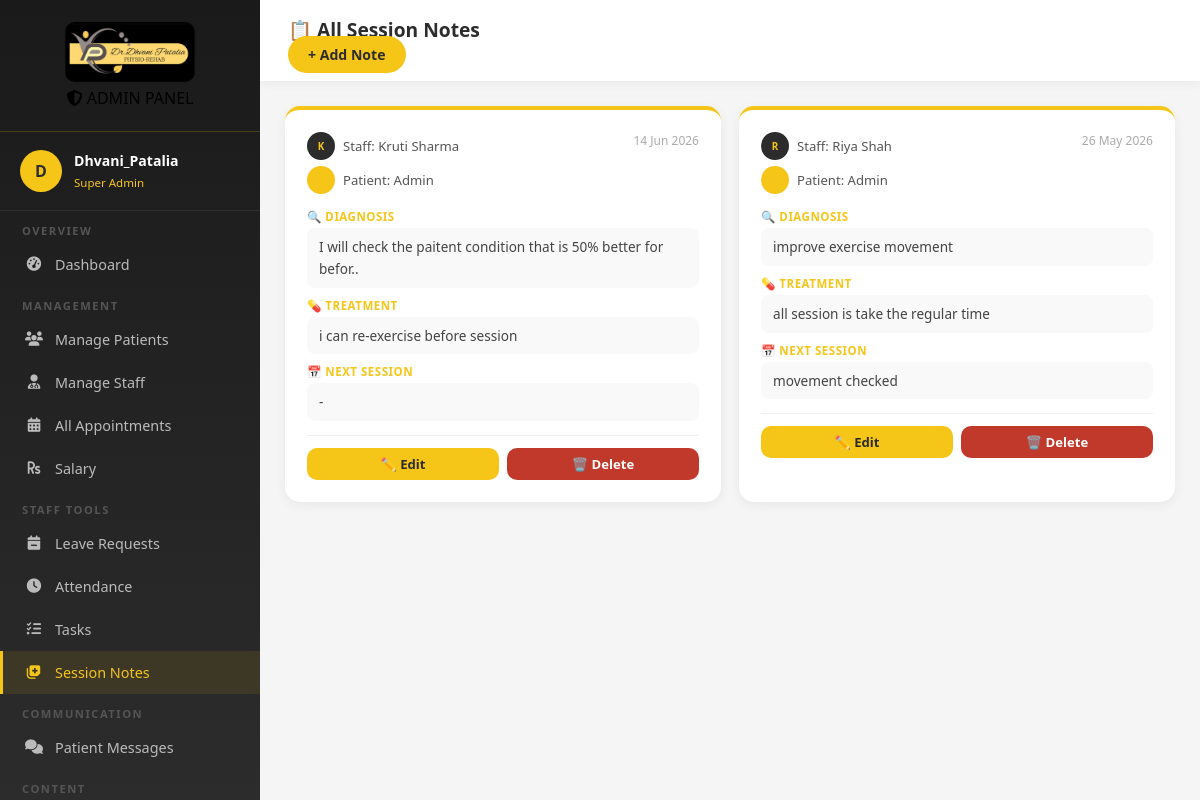
Screenshot of /admin-session-notes/ (signed in) with the database file from the repository.
### core/models.py (models this page shows, shortened)
class SessionNote(models.Model):
    staff = models.ForeignKey(
        User, on_delete=models.CASCADE, related_name="session_notes"
    )
    patient = models.ForeignKey(
        User, on_delete=models.CASCADE, related_name="patient_notes"
    )
    appointment = models.ForeignKey(
        Appointment, on_delete=models.SET_NULL, null=True, blank=True
    )
    date = models.DateField(default=timezone.now)
    diagnosis = models.TextField()
    treatment = models.TextField()
    next_session = models.TextField(blank=True)
    created_at = models.DateTimeField(auto_now_add=True)
    class Meta:
        ordering = ["-created_at"]

### core/views.py (the view)
# urls.py: path("admin-session-notes/", views.admin_session_notes, name="admin_session_notes"),
@login_required
def admin_session_notes(request):
    if not request.user.is_superuser:
        return redirect("client_dashboard")
    notes = SessionNote.objects.all().select_related("staff", "patient")
    return render(request, "admin_session_notes.html", {"notes": notes})

### templates/admin_session_notes.html (shortened to what this page needs)
{% load static %}
<!DOCTYPE html>
<html lang="en">
<head>
    <link href="https://cdnjs.cloudflare.com/ajax/libs/font-awesome/6.4.0/css/all.min.css" rel="stylesheet">
</head>
<body>
    <aside class="sidebar">
        <div class="sidebar-logo">
            <img src="{% static 'images/Dhvani_Patalia.jpeg' %}" alt="Logo" />
            <div class="sidebar-logo-badge"><i class="fas fa-shield-alt"></i> ADMIN PANEL</div>
        </div>
        <div class="sidebar-user">
            <div class="user-avatar">{{ user.username|first|upper }}</div>
            <div class="user-info">
                <h4>{{ user.username }}</h4>
                <span>Super Admin</span>
            </div>
        </div>
        <div class="nav-scroll">
            <nav>
                <div class="nav-section">Overview</div>
                <a href="{% url 'admin_dashboard' %}" class="nav-item"><i class="fas fa-tachometer-alt"></i>
                    Dashboard</a>
                <div class="nav-section">Management</div>
                <a href="{% url 'admin_patients' %}" class="nav-item"><i class="fas fa-users"></i> Manage Patients</a>
                <a href="{% url 'admin_staff' %}" class="nav-item"><i class="fas fa-user-md"></i> Manage Staff</a>
                <a href="{% url 'admin_appointments' %}" class="nav-item"><i class="fas fa-calendar-alt"></i> All
                    Appointments</a>
                <a href="{% url 'admin_salary' %}" class="nav-item"><i class="fas fa-rupee-sign"></i> Salary</a>
                <div class="nav-section">Staff Tools</div>
                <a href="{% url 'admin_leaves' %}" class="nav-item"><i class="fas fa-calendar-minus"></i> Leave
                    Requests</a>
                <a href="{% url 'admin_attendance' %}" class="nav-item"><i class="fas fa-clock"></i> Attendance</a>
                <a href="{% url 'admin_tasks' %}" class="nav-item"><i class="fas fa-tasks"></i> Tasks</a>
                <a href="{% url 'admin_session_notes' %}" class="nav-item active"><i class="fas fa-notes-medical"></i>
                    Session Notes</a>
                <div class="nav-section">Communication</div>
                <a href="{% url 'admin_chat' %}" class="nav-item"><i class="fas fa-comments"></i> Patient Messages</a>
                <div class="nav-section">Content</div>
            </nav>
        </div>
    </aside>
    <div class="main-content">
        <div class="topbar">
            <h1>📋 All Session Notes</h1>
            <a href="{% url 'admin_add_session_note' %}"
                style="background:#F5C518;color:#2C2C2C;padding:9px 20px;border-radius:20px;font-weight:700;text-decoration:none;font-size:0.88em;">+
                Add Note</a>
        </div>
        <div class="dashboard-body">
            <div class="notes-grid">
                {% if notes %}
                {% for note in notes %}
                <div class="note-card">
                    <div class="note-header">
                        <div class="note-people">
                            <div class="person-chip">
                                <div class="chip-avatar staff">{{ note.staff.first_name|first|upper }}</div>
                                <span>Staff: {{ note.staff.get_full_name|default:note.staff.username }}</span>
                            </div>
                            <div class="person-chip">
                                <div class="chip-avatar patient">{{ note.patient.first_name|first|upper }}</div>
                                <span>Patient: {{ note.patient.get_full_name|default:note.patient.username }}</span>
                            </div>
                        </div>
                        <div class="note-date">{{ note.date|date:"d M Y" }}</div>
                    </div>
                    <div class="note-section">
                        <label>🔍 Diagnosis</label>
                        <p>{{ note.diagnosis }}</p>
                    </div>
                    <div class="note-section">
                        <label>💊 Treatment</label>
                        <p>{{ note.treatment }}</p>
                    </div>
                    {% if note.next_session %}
                    <div class="note-section">
                        <label>📅 Next Session</label>
                        <p>{{ note.next_session }}</p>
                    </div>
                    {% endif %}
                    <div style="display:flex;gap:8px;margin-top:14px;border-top:1px solid #f0f0f0;padding-top:12px;">
                        <a href="{% url 'edit_session_note' note.id %}"
                            style="background:#F5C518;color:#2C2C2C;padding:7px 14px;border-radius:10px;font-size:0.82em;font-weight:700;text-decoration:none;flex:1;text-align:center;">✏️
                            Edit</a>
                        <a href="{% url 'delete_session_note' note.id %}"
                            style="background:#C0392B;color:#fff;padding:7px 14px;border-radius:10px;font-size:0.82em;font-weight:700;text-decoration:none;flex:1;text-align:center;">🗑️
                            Delete</a>
                    </div>
                </div>
                {% endfor %}
                {% else %}
                <div class="empty-state">
                    <i class="fas fa-notes-medical"></i>
                    <p>No session notes added yet</p>
                </div>
                {% endif %}
            </div>
        </div>
    </div>
</body>
</html>

### templates/admin_session_notes.html (style rules this page uses)
* { margin: 0; padding: 0; box-sizing: border-box; }
body { font-family: 'Segoe UI', sans-serif; background: #f5f5f5; display: flex; min-height: 100vh; }
.sidebar { width: 260px; height: 100vh; position: fixed; left: 0; top: 0; background: linear-gradient(180deg, #1a1a1a, #2C2C2C); overflow-y: auto; scrollbar-width: none; }
.sidebar-logo { padding: 22px 20px; border-bottom: 1px solid rgba(245, 197, 24, 0.2); text-align: center; }
.sidebar-logo img { width: 130px; border-radius: 10px; }
.sidebar-user { padding: 18px 20px; border-bottom: 1px solid rgba(255, 255, 255, 0.08); display: flex; align-items: center; gap: 12px; }
.user-avatar { width: 42px; height: 42px; background: #F5C518; border-radius: 50%; display: flex; align-items: center; justify-content: center; font-weight: 800; color: #2C2C2C; }
.user-info h4 { color: white; font-size: 0.88em; }
.user-info span { color: #F5C518; font-size: 0.72em; }
.nav-section { padding: 12px 22px 5px; color: #555; font-size: 0.7em; text-transform: uppercase; letter-spacing: 1.5px; font-weight: 700; }
.nav-item { display: flex; align-items: center; gap: 12px; padding: 12px 22px; color: #bbb; text-decoration: none; font-size: 0.9em; transition: all 0.3s; border-left: 3px solid transparent; }
.nav-item:hover, .nav-item.active { background: rgba(245, 197, 24, 0.1); color: #F5C518; border-left-color: #F5C518; }
.nav-item i { width: 18px; text-align: center; }
.main-content { margin-left: 260px; flex: 1; }
.topbar { background: white; padding: 16px 28px; box-shadow: 0 2px 10px rgba(0, 0, 0, 0.06); }
.topbar h1 { font-size: 1.2em; color: #2C2C2C; font-weight: 700; }
.dashboard-body { padding: 25px; }
.notes-grid { display: grid; grid-template-columns: 1fr 1fr; gap: 18px; }
.note-card { background: white; border-radius: 15px; padding: 22px; box-shadow: 0 3px 12px rgba(0, 0, 0, 0.06); border-top: 4px solid #F5C518; }
.note-header { display: flex; justify-content: space-between; align-items: flex-start; margin-bottom: 15px; }
.note-people { display: flex; flex-direction: column; gap: 6px; }
.person-chip { display: flex; align-items: center; gap: 8px; font-size: 0.82em; }
.chip-avatar { width: 28px; height: 28px; border-radius: 50%; display: flex; align-items: center; justify-content: center; font-weight: 700; font-size: 0.75em; flex-shrink: 0; }
.chip-avatar.staff { background: #2C2C2C; color: #F5C518; }
.chip-avatar.patient { background: #F5C518; color: #2C2C2C; }
.person-chip span { color: #555; }
.note-date { font-size: 0.75em; color: #aaa; text-align: right; }
.note-section { margin-bottom: 10px; }
.note-section label { font-size: 0.72em; font-weight: 700; color: #F5C518; text-transform: uppercase; letter-spacing: 0.5px; display: block; margin-bottom: 4px; }
.note-section p { font-size: 0.85em; color: #444; line-height: 1.6; background: #f9f9f9; padding: 8px 12px; border-radius: 8px; }

### rows the page displays
SessionNote: staff.first_name|first "K", staff.get_full_name "Kruti Sharma", patient.get_full_name "Admin", date "14 Jun 2026", diagnosis "I will check the paitent condition that is 50% better for befor..", treatment "i can re-exercise before session", next_session "-"
SessionNote: staff.first_name|first "R", staff.get_full_name "Riya Shah", patient.get_full_name "Admin", date "26 May 2026", diagnosis "improve exercise movement", treatment "all session is take the regular time", next_session "movement checked"

### other values shown
{{ user.username|first|upper }} "D"
{{ user.username }} "Dhvani_Patalia"
